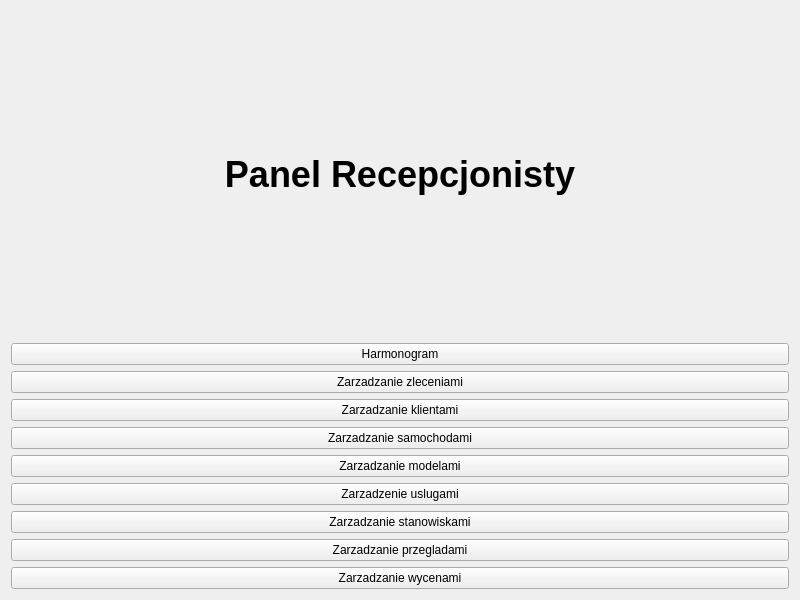
<?xml version="1.0" encoding="UTF-8"?>
<ui version="4.0">
 <class>PanelRecepcjonisty</class>
 <widget class="QWidget" name="PanelRecepcjonisty">
  <property name="geometry">
   <rect>
    <x>0</x>
    <y>0</y>
    <width>800</width>
    <height>600</height>
   </rect>
  </property>
  <property name="windowTitle">
   <string>Form</string>
  </property>
  <layout class="QVBoxLayout" name="verticalLayout">
   <item>
    <widget class="QLabel" name="label">
     <property name="font">
      <font>
       <pointsize>27</pointsize>
       <bold>true</bold>
      </font>
     </property>
     <property name="text">
      <string>Panel Recepcjonisty</string>
     </property>
     <property name="alignment">
      <set>Qt::AlignCenter</set>
     </property>
    </widget>
   </item>
   <item>
    <widget class="QPushButton" name="Harmonogram_Button">
     <property name="text">
      <string>Harmonogram</string>
     </property>
    </widget>
   </item>
   <item>
    <widget class="QPushButton" name="Zlecenie_Button">
     <property name="text">
      <string>Zarzadzanie zleceniami</string>
     </property>
    </widget>
   </item>
   <item>
    <widget class="QPushButton" name="Klient_Button">
     <property name="text">
      <string>Zarzadzanie klientami</string>
     </property>
    </widget>
   </item>
   <item>
    <widget class="QPushButton" name="Samochody_Button">
     <property name="text">
      <string>Zarzadzanie samochodami</string>
     </property>
    </widget>
   </item>
   <item>
    <widget class="QPushButton" name="Model_Button">
     <property name="text">
      <string>Zarzadzanie modelami</string>
     </property>
    </widget>
   </item>
   <item>
    <widget class="QPushButton" name="Usluga_Button">
     <property name="text">
      <string>Zarzadzenie uslugami</string>
     </property>
    </widget>
   </item>
   <item>
    <widget class="QPushButton" name="Stanowisko_Button">
     <property name="text">
      <string>Zarzadzanie stanowiskami</string>
     </property>
    </widget>
   </item>
   <item>
    <widget class="QPushButton" name="Przeglad_Button">
     <property name="text">
      <string>Zarzadzanie przegladami</string>
     </property>
    </widget>
   </item>
   <item>
    <widget class="QPushButton" name="Wycena_Button">
     <property name="text">
      <string>Zarzadzanie wycenami</string>
     </property>
    </widget>
   </item>
  </layout>
 </widget>
 <resources/>
 <connections/>
</ui>
